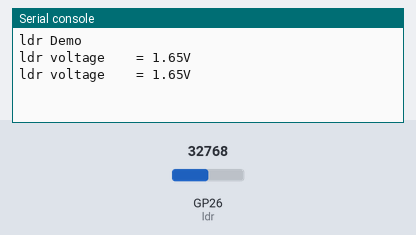
Bench run of a program on a simulated Raspberry Pi Pico running MicroPython. Parts: the last lines printed to the serial console. Inputs (shaded band) come from the test bench; at power-on: GP26 (ldr) = 32768 (analog values on the 0–65535 scale).

Above: at 1.2 s.
1.3 s: GP26 (ldr) set to 45874
At 2.6 s:
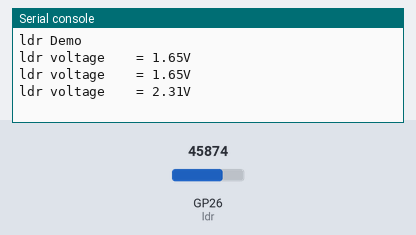
2.8 s: GP26 (ldr) set to 57670
At 3.4 s:
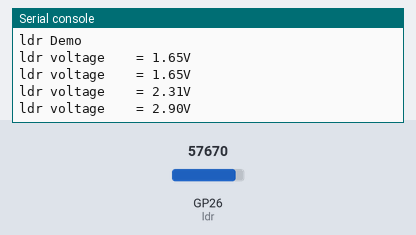
Timing chart, 0 to 5.8 s (numbered marks = the images above; inputs shaded):
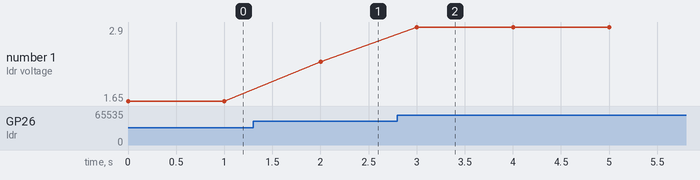

Measured:
- after the input at 1.3 s, the serial console: prints a new line after 0.70 s (image 1)
- after the input at 2.8 s, the serial console: prints a new line after 0.20 s (image 2)
- plotted number 1: 1.65 → 2.31 after the input at 1.3 s, 2.31 → 2.9 after the input at 2.8 s

The program:

ADC0-LDR.py
```python
from machine import Pin, ADC
import time
ldr_num = 26
ldr= ADC(Pin(ldr_num))

print("ldr Demo")
while True:
    voltage     = ldr.read_u16()*3.3/65535
    resistance  = ((10*3.3)/voltage)-10
    print("ldr voltage    = {0:.2f}V ".format(voltage))
    time.sleep(1)
```
